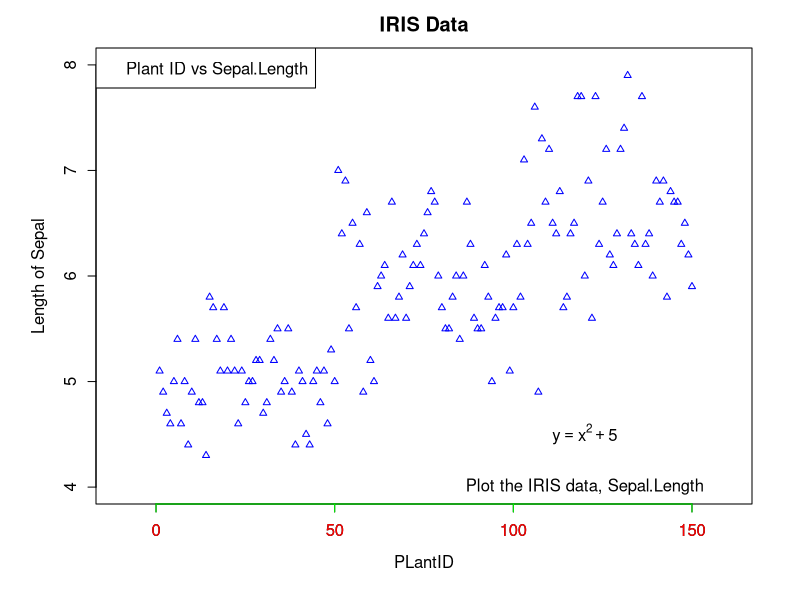

Source code (R):
## ---- chunk 1
par(mex=0.8, mar=c(6, 6, 3, 3))
plot(iris$Sepal.Length, xlim=c(-10,160), ylim=c(4,8), xlab="PLantID", ylab="Length of Sepal", main="IRIS Data", col="blue", pch=2, cex=0.7)
axis(side=1, col="green", col.axis="red")
legend("topleft", legend=c("Plant ID vs Sepal.Length"))
text(120, 4, label=c("Plot the IRIS data, Sepal.Length"))
text(120, 4.5, expression(y==x^2+5))
